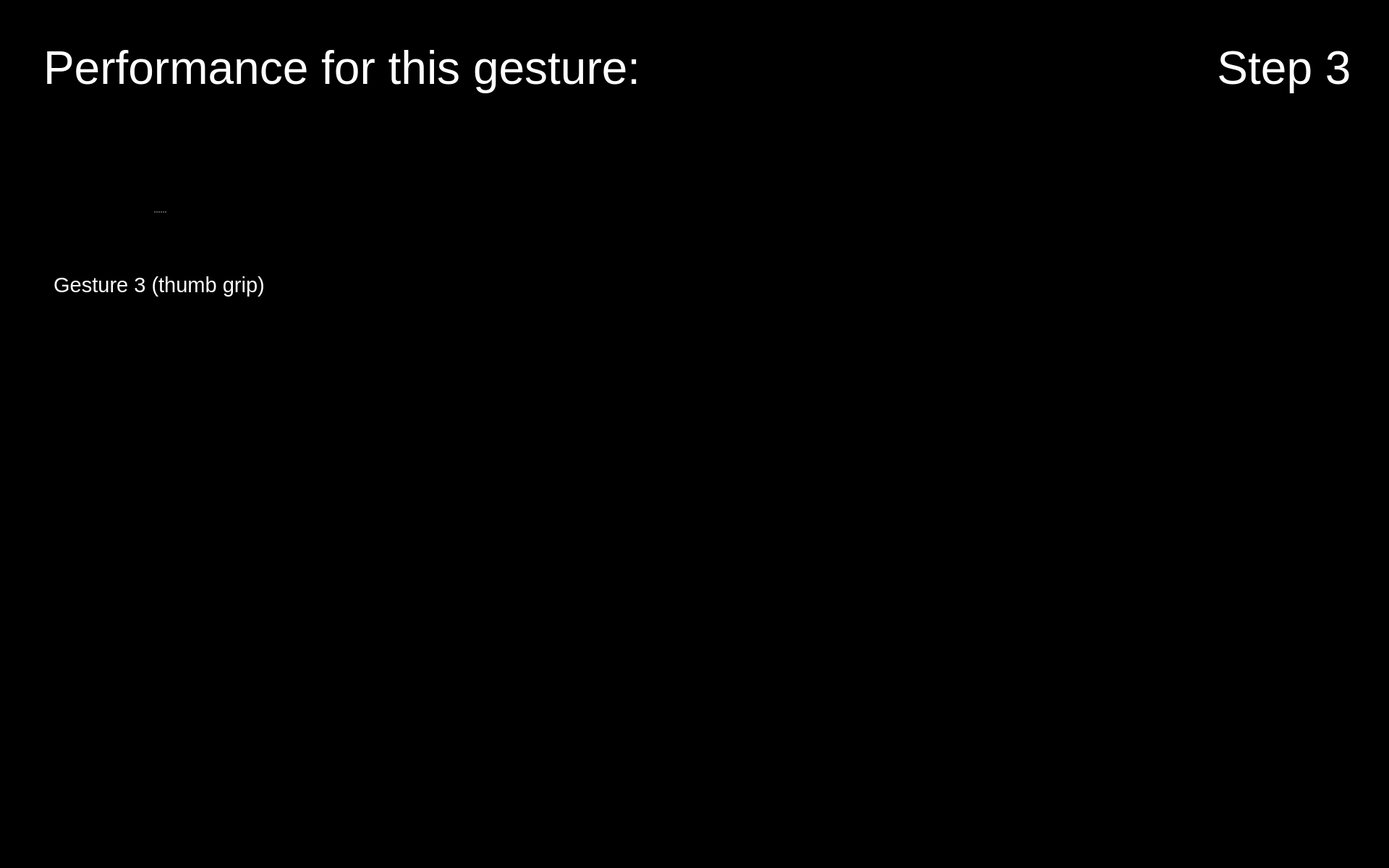
<?xml version="1.0" encoding="UTF-8"?>
<ui version="4.0">
 <class>Form</class>
 <widget class="QWidget" name="Form">
  <property name="geometry">
   <rect>
    <x>0</x>
    <y>0</y>
    <width>1920</width>
    <height>1200</height>
   </rect>
  </property>
  <property name="maximumSize">
   <size>
    <width>1920</width>
    <height>1200</height>
   </size>
  </property>
  <property name="windowTitle">
   <string>Form</string>
  </property>
  <property name="styleSheet">
   <string notr="true">background-color: rgb(0, 0, 0);</string>
  </property>
  <widget class="QPushButton" name="button_nav_left">
   <property name="enabled">
    <bool>true</bool>
   </property>
   <property name="geometry">
    <rect>
     <x>800</x>
     <y>560</y>
     <width>150</width>
     <height>150</height>
    </rect>
   </property>
   <property name="minimumSize">
    <size>
     <width>81</width>
     <height>81</height>
    </size>
   </property>
   <property name="maximumSize">
    <size>
     <width>150</width>
     <height>150</height>
    </size>
   </property>
   <property name="cursor">
    <cursorShape>OpenHandCursor</cursorShape>
   </property>
   <property name="focusPolicy">
    <enum>Qt::WheelFocus</enum>
   </property>
   <property name="contextMenuPolicy">
    <enum>Qt::DefaultContextMenu</enum>
   </property>
   <property name="layoutDirection">
    <enum>Qt::LeftToRight</enum>
   </property>
   <property name="autoFillBackground">
    <bool>false</bool>
   </property>
   <property name="styleSheet">
    <string notr="true"/>
   </property>
   <property name="icon">
    <iconset resource="resources/res.qrc">
     <normaloff>:/buttons/Button Left.svg</normaloff>:/buttons/Button Left.svg</iconset>
   </property>
   <property name="iconSize">
    <size>
     <width>144</width>
     <height>144</height>
    </size>
   </property>
   <property name="autoDefault">
    <bool>false</bool>
   </property>
   <property name="default">
    <bool>false</bool>
   </property>
   <property name="flat">
    <bool>true</bool>
   </property>
  </widget>
  <widget class="QPushButton" name="button_nav_right">
   <property name="enabled">
    <bool>true</bool>
   </property>
   <property name="geometry">
    <rect>
     <x>960</x>
     <y>560</y>
     <width>150</width>
     <height>150</height>
    </rect>
   </property>
   <property name="minimumSize">
    <size>
     <width>81</width>
     <height>81</height>
    </size>
   </property>
   <property name="maximumSize">
    <size>
     <width>150</width>
     <height>150</height>
    </size>
   </property>
   <property name="cursor">
    <cursorShape>OpenHandCursor</cursorShape>
   </property>
   <property name="focusPolicy">
    <enum>Qt::WheelFocus</enum>
   </property>
   <property name="contextMenuPolicy">
    <enum>Qt::DefaultContextMenu</enum>
   </property>
   <property name="layoutDirection">
    <enum>Qt::LeftToRight</enum>
   </property>
   <property name="autoFillBackground">
    <bool>false</bool>
   </property>
   <property name="styleSheet">
    <string notr="true"/>
   </property>
   <property name="icon">
    <iconset resource="resources/res.qrc">
     <normaloff>:/buttons/Button Right.svg</normaloff>:/buttons/Button Right.svg</iconset>
   </property>
   <property name="iconSize">
    <size>
     <width>144</width>
     <height>144</height>
    </size>
   </property>
   <property name="autoDefault">
    <bool>false</bool>
   </property>
   <property name="default">
    <bool>false</bool>
   </property>
   <property name="flat">
    <bool>true</bool>
   </property>
  </widget>
  <widget class="QPushButton" name="button_exit">
   <property name="enabled">
    <bool>true</bool>
   </property>
   <property name="geometry">
    <rect>
     <x>1760</x>
     <y>1040</y>
     <width>150</width>
     <height>150</height>
    </rect>
   </property>
   <property name="minimumSize">
    <size>
     <width>81</width>
     <height>81</height>
    </size>
   </property>
   <property name="maximumSize">
    <size>
     <width>150</width>
     <height>150</height>
    </size>
   </property>
   <property name="cursor">
    <cursorShape>OpenHandCursor</cursorShape>
   </property>
   <property name="focusPolicy">
    <enum>Qt::WheelFocus</enum>
   </property>
   <property name="contextMenuPolicy">
    <enum>Qt::DefaultContextMenu</enum>
   </property>
   <property name="icon">
    <iconset resource="resources/res.qrc">
     <normaloff>:/buttons/Button Exit.svg</normaloff>:/buttons/Button Exit.svg</iconset>
   </property>
   <property name="iconSize">
    <size>
     <width>144</width>
     <height>144</height>
    </size>
   </property>
   <property name="autoDefault">
    <bool>false</bool>
   </property>
   <property name="default">
    <bool>false</bool>
   </property>
   <property name="flat">
    <bool>true</bool>
   </property>
  </widget>
  <widget class="QLabel" name="icon_reaction_1">
   <property name="enabled">
    <bool>true</bool>
   </property>
   <property name="geometry">
    <rect>
     <x>1400</x>
     <y>250</y>
     <width>200</width>
     <height>200</height>
    </rect>
   </property>
   <property name="sizePolicy">
    <sizepolicy hsizetype="Preferred" vsizetype="Preferred">
     <horstretch>0</horstretch>
     <verstretch>0</verstretch>
    </sizepolicy>
   </property>
   <property name="maximumSize">
    <size>
     <width>200</width>
     <height>200</height>
    </size>
   </property>
   <property name="text">
    <string/>
   </property>
   <property name="scaledContents">
    <bool>true</bool>
   </property>
  </widget>
  <widget class="QLabel" name="image_step">
   <property name="geometry">
    <rect>
     <x>1650</x>
     <y>170</y>
     <width>250</width>
     <height>250</height>
    </rect>
   </property>
   <property name="font">
    <font>
     <pointsize>48</pointsize>
    </font>
   </property>
   <property name="styleSheet">
    <string notr="true">color: rgb(255, 255, 255);</string>
   </property>
   <property name="text">
    <string/>
   </property>
   <property name="pixmap">
    <pixmap resource="resources/res.qrc">:/detected steps/Detected Step3 Button.png</pixmap>
   </property>
   <property name="alignment">
    <set>Qt::AlignCenter</set>
   </property>
   <property name="wordWrap">
    <bool>true</bool>
   </property>
  </widget>
  <widget class="QLabel" name="icon_expert_1">
   <property name="enabled">
    <bool>true</bool>
   </property>
   <property name="geometry">
    <rect>
     <x>490</x>
     <y>220</y>
     <width>100</width>
     <height>100</height>
    </rect>
   </property>
   <property name="sizePolicy">
    <sizepolicy hsizetype="Preferred" vsizetype="Preferred">
     <horstretch>0</horstretch>
     <verstretch>0</verstretch>
    </sizepolicy>
   </property>
   <property name="maximumSize">
    <size>
     <width>100</width>
     <height>100</height>
    </size>
   </property>
   <property name="text">
    <string/>
   </property>
   <property name="pixmap">
    <pixmap resource="resources/res.qrc">:/img/Icon Expert.png</pixmap>
   </property>
   <property name="scaledContents">
    <bool>true</bool>
   </property>
  </widget>
  <widget class="QLabel" name="label_plot_1">
   <property name="geometry">
    <rect>
     <x>490</x>
     <y>180</y>
     <width>850</width>
     <height>340</height>
    </rect>
   </property>
   <property name="maximumSize">
    <size>
     <width>1200</width>
     <height>480</height>
    </size>
   </property>
   <property name="font">
    <font>
     <pointsize>48</pointsize>
    </font>
   </property>
   <property name="styleSheet">
    <string notr="true">color: rgb(255, 255, 255);</string>
   </property>
   <property name="text">
    <string/>
   </property>
   <property name="scaledContents">
    <bool>true</bool>
   </property>
  </widget>
  <widget class="QLabel" name="icon_newbie_1">
   <property name="enabled">
    <bool>true</bool>
   </property>
   <property name="geometry">
    <rect>
     <x>490</x>
     <y>380</y>
     <width>100</width>
     <height>100</height>
    </rect>
   </property>
   <property name="sizePolicy">
    <sizepolicy hsizetype="Preferred" vsizetype="Preferred">
     <horstretch>0</horstretch>
     <verstretch>0</verstretch>
    </sizepolicy>
   </property>
   <property name="maximumSize">
    <size>
     <width>100</width>
     <height>100</height>
    </size>
   </property>
   <property name="text">
    <string/>
   </property>
   <property name="pixmap">
    <pixmap resource="resources/res.qrc">:/img/Icon User.png</pixmap>
   </property>
   <property name="scaledContents">
    <bool>true</bool>
   </property>
  </widget>
  <widget class="QLabel" name="label_text_step">
   <property name="geometry">
    <rect>
     <x>1650</x>
     <y>20</y>
     <width>250</width>
     <height>150</height>
    </rect>
   </property>
   <property name="font">
    <font>
     <family>Arial</family>
     <pointsize>48</pointsize>
     <weight>9</weight>
     <italic>false</italic>
     <bold>false</bold>
    </font>
   </property>
   <property name="styleSheet">
    <string notr="true">font: 75 48pt &quot;Arial&quot;;
color: rgb(255, 255, 255);</string>
   </property>
   <property name="text">
    <string>Step 3</string>
   </property>
   <property name="textFormat">
    <enum>Qt::RichText</enum>
   </property>
   <property name="alignment">
    <set>Qt::AlignCenter</set>
   </property>
   <property name="wordWrap">
    <bool>true</bool>
   </property>
  </widget>
  <widget class="QSplitter" name="splitter_5">
   <property name="geometry">
    <rect>
     <x>60</x>
     <y>210</y>
     <width>320</width>
     <height>282</height>
    </rect>
   </property>
   <property name="orientation">
    <enum>Qt::Vertical</enum>
   </property>
   <widget class="QLabel" name="image_required_4">
    <property name="maximumSize">
     <size>
      <width>320</width>
      <height>240</height>
     </size>
    </property>
    <property name="text">
     <string/>
    </property>
    <property name="pixmap">
     <pixmap resource="resources/res.qrc">:/img/right_step3_gesture3.png</pixmap>
    </property>
    <property name="scaledContents">
     <bool>true</bool>
    </property>
   </widget>
   <widget class="QLabel" name="text_required_4">
    <property name="font">
     <font>
      <family>Arial</family>
      <pointsize>22</pointsize>
      <weight>9</weight>
      <italic>false</italic>
      <bold>false</bold>
     </font>
    </property>
    <property name="styleSheet">
     <string notr="true">font: 75 22pt &quot;Arial&quot;;
color: rgb(255, 255, 255);</string>
    </property>
    <property name="text">
     <string>Gesture 3 (thumb grip)</string>
    </property>
    <property name="textFormat">
     <enum>Qt::PlainText</enum>
    </property>
    <property name="alignment">
     <set>Qt::AlignCenter</set>
    </property>
    <property name="wordWrap">
     <bool>true</bool>
    </property>
   </widget>
  </widget>
  <widget class="QLabel" name="label_trouble">
   <property name="geometry">
    <rect>
     <x>60</x>
     <y>20</y>
     <width>1280</width>
     <height>150</height>
    </rect>
   </property>
   <property name="font">
    <font>
     <family>Arial</family>
     <pointsize>48</pointsize>
     <weight>9</weight>
     <italic>false</italic>
     <bold>false</bold>
    </font>
   </property>
   <property name="styleSheet">
    <string notr="true">font: 75 48pt &quot;Arial&quot;;
color: rgb(255, 255, 255);</string>
   </property>
   <property name="text">
    <string>Performance for this gesture:</string>
   </property>
   <property name="textFormat">
    <enum>Qt::RichText</enum>
   </property>
   <property name="alignment">
    <set>Qt::AlignLeading|Qt::AlignLeft|Qt::AlignVCenter</set>
   </property>
   <property name="wordWrap">
    <bool>true</bool>
   </property>
  </widget>
  <zorder>label_plot_1</zorder>
  <zorder>button_nav_left</zorder>
  <zorder>button_nav_right</zorder>
  <zorder>button_exit</zorder>
  <zorder>icon_reaction_1</zorder>
  <zorder>image_step</zorder>
  <zorder>icon_expert_1</zorder>
  <zorder>icon_newbie_1</zorder>
  <zorder>label_text_step</zorder>
  <zorder>splitter_5</zorder>
  <zorder>label_trouble</zorder>
 </widget>
 <resources>
  <include location="resources/res.qrc"/>
 </resources>
 <connections/>
</ui>
